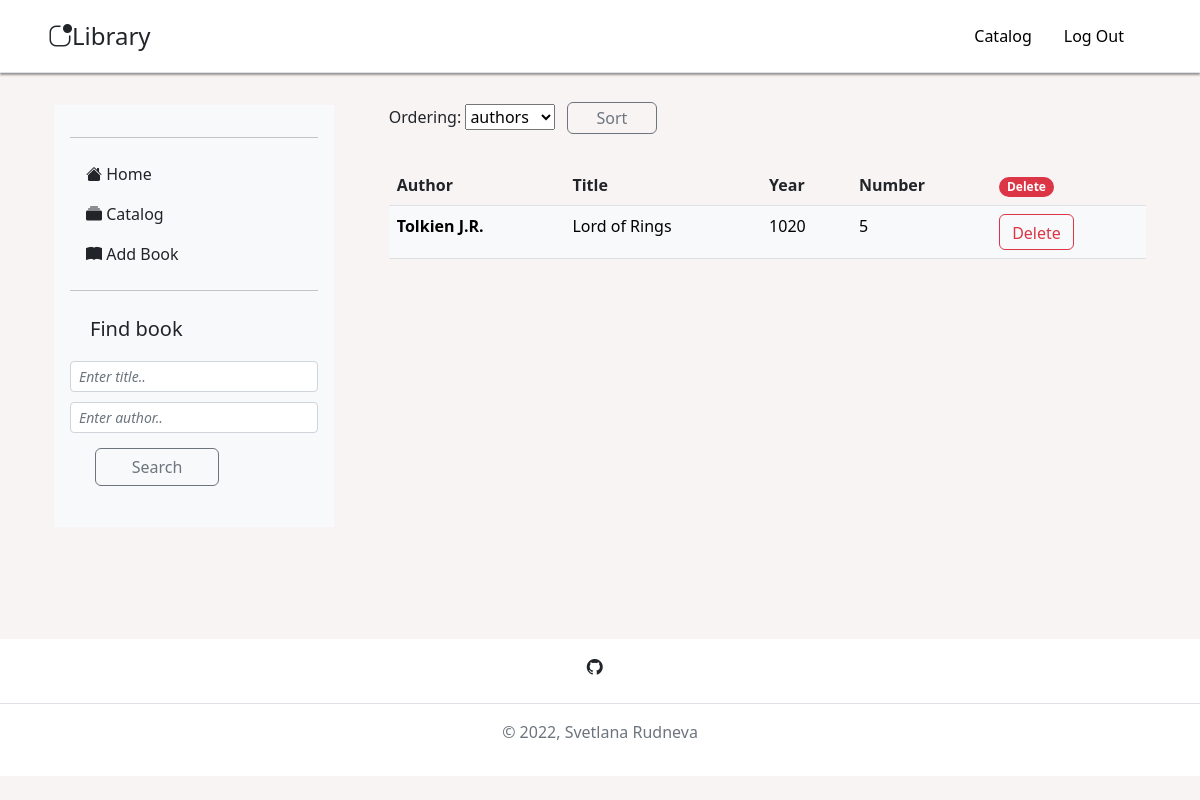
Screenshot of /books-catalog/ (signed in) with the database file from the repository.
### books/models.py (models this page shows, shortened)
class Book(models.Model):
    author = models.CharField(max_length=100)
    title = models.CharField(max_length=150, unique=True)
    year = models.IntegerField(default=2022)
    number = models.IntegerField(default=0)
    description = models.TextField(blank=True)
    about_author = models.TextField(blank=True)
    class Meta:
        verbose_name_plural = "books"
    def get_absolute_url(self):
        return f"/book/{self.title}"

### books/views.py (the view)
# urls.py: path('books-catalog/', catalog, name="catalog"),
@login_required(login_url='signin')
def catalog(request):
    books = Book.objects.all()
    if request.method == 'GET':
        form = BooksFilterForm(request.GET)
        if form.is_valid() and form.cleaned_data["ordering"]:
            books = books.order_by(form.cleaned_data["ordering"])
    else:
        form = BooksFilterForm()
    context = {
        "books": books,
        "form": form,
    }
    return render(request, "catalog.html", context)

### books/forms.py
class BooksFilterForm(forms.Form):
    ordering = forms.ChoiceField(required=False, choices=[
        ["author", "authors"],
        ["-author", "authors^"],
        ["year", "years"],
        ["year", "years^"],
    ])

### templates/catalog.html (shortened to what this page needs)
{% extends "base.html" %}
{% block content %}
  <form method="get">
    {{form}}
    <button type="submit" class="btn btn-outline-secondary" style="margin: 7px; margin-top: 5px; width: 12%; padding: 3px;">Sort</button>
  </form>
  <table class="table table-hover">
    <thead>
    <tr>
      <th scope="col">Author</th>
      <th scope="col">Title</th>
      <th scope="col">Year</th>
      <th scope="col">Number</th>
      <th scope="col"><span class="badge rounded-pill bg-danger">Delete</span></th>
    </tr>
    </thead>
    <tbody>
      {% for book in books %}
        <tr class="table-light">
          <th scope="row">{{ book.author }}</th>
          <td><a href="{{ book.get_absolute_url }}" class="nav-link" style="color:black;">{{ book.title }}</a></td>
          <td>{{ book.year }}</td>
          <td>{{ book.number }}</td>
          <td><form action="{% url 'delete' book.title %}" method="POST">
            <button type="submit" class="btn btn-outline-danger" style="height:36px;">Delete</button>
          </form></td>
        </tr>
      {% endfor %}
    </tbody>
  </table>
{% endblock %}

### static/css/style.css (style rules this page uses)
body { min-height: 100%; background-color: #f9f4f4; overflow-y: auto; scroll-behavior: auto; display: flex; flex-direction: column; }
html { height: 100%; }

### rows the page displays
Book: author "Tolkien J.R.", title "Lord of Rings", year "1020", number "5"
